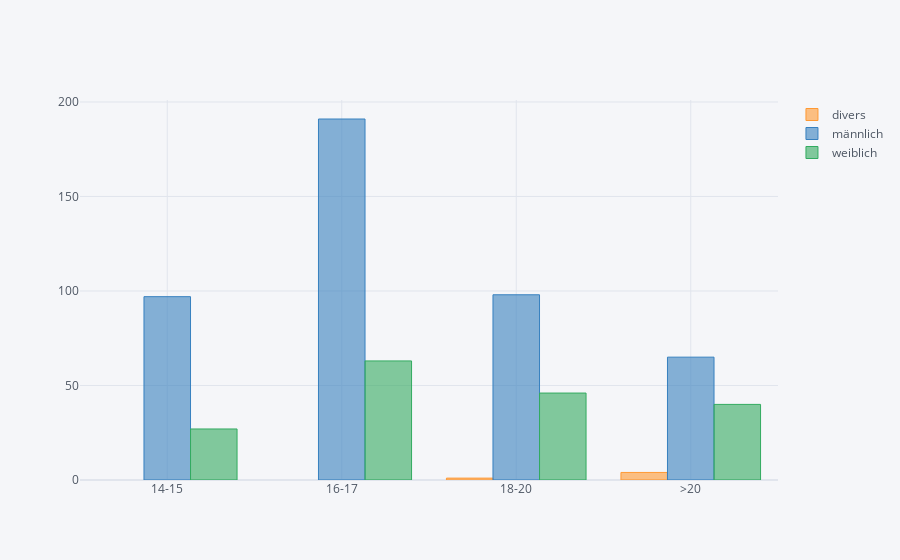

The notebook cell this image was saved under:
### Code cell
d=df[["Alter", "Geschlecht", "ID"]]
d=d.groupby(["Alter", "Geschlecht"]).count().unstack()
d.ID.iplot(kind='bar')
d.ID

### Figure 1 — Plotly figure (JSON) as saved in the notebook; plotly's stock layout.template omitted (floating-point values rounded to 4 significant figures)
{"data": [{"marker": {"color": "rgba(255, 153, 51, 0.6)", "line": {"color": "rgba(255, 153, 51, 1.0)", "width": 1}}, "name": "divers", "orientation": "v", "text": "", "type": "bar", "x": ["14-15", "16-17", "18-20", ">20"], "y": ["", "", 1, 4]}, {"marker": {"color": "rgba(55, 128, 191, 0.6)", "line": {"color": "rgba(55, 128, 191, 1.0)", "width": 1}}, "name": "männlich", "orientation": "v", "text": "", "type": "bar", "x": ["14-15", "16-17", "18-20", ">20"], "y": [97, 191, 98, 65]}, {"marker": {"color": "rgba(50, 171, 96, 0.6)", "line": {"color": "rgba(50, 171, 96, 1.0)", "width": 1}}, "name": "weiblich", "orientation": "v", "text": "", "type": "bar", "x": ["14-15", "16-17", "18-20", ">20"], "y": [27, 63, 46, 40]}], "layout": {"autosize": true, "legend": {"bgcolor": "#F5F6F9", "font": {"color": "#4D5663"}}, "paper_bgcolor": "#F5F6F9", "plot_bgcolor": "#F5F6F9", "title": {"font": {"color": "#4D5663"}}, "xaxis": {"autorange": true, "gridcolor": "#E1E5ED", "range": [-0.5, 3.5], "showgrid": true, "tickfont": {"color": "#4D5663"}, "title": {"font": {"color": "#4D5663"}, "text": ""}, "type": "category", "zerolinecolor": "#E1E5ED"}, "yaxis": {"autorange": true, "gridcolor": "#E1E5ED", "range": [0, 201.1], "showgrid": true, "tickfont": {"color": "#4D5663"}, "title": {"font": {"color": "#4D5663"}, "text": ""}, "type": "linear", "zerolinecolor": "#E1E5ED"}}}
